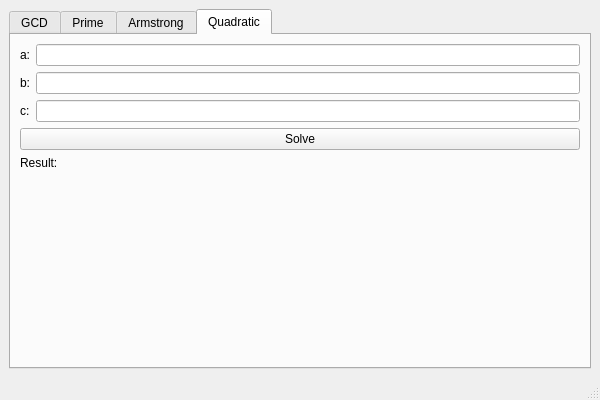
<?xml version="1.0" encoding="UTF-8"?>
<ui version="4.0">
 <class>MainWindow</class>
 <widget class="QMainWindow" name="MainWindow">
  <property name="geometry">
   <rect>
    <x>0</x>
    <y>0</y>
    <width>600</width>
    <height>400</height>
   </rect>
  </property>
  <property name="windowTitle">
   <string>Math Utilities</string>
  </property>
  <widget class="QWidget" name="centralwidget">
   <layout class="QVBoxLayout" name="verticalLayout">
    <item>
     <widget class="QTabWidget" name="tabWidget">
      <property name="currentIndex">
       <number>3</number>
      </property>
      <widget class="QWidget" name="tabGcd">
       <attribute name="title">
        <string>GCD</string>
       </attribute>
       <layout class="QFormLayout" name="formLayout_gcd">
        <item row="0" column="0">
         <widget class="QLabel" name="label_a_gcd">
          <property name="text">
           <string>a:</string>
          </property>
         </widget>
        </item>
        <item row="0" column="1">
         <widget class="QLineEdit" name="edit_a_gcd"/>
        </item>
        <item row="1" column="0">
         <widget class="QLabel" name="label_b_gcd">
          <property name="text">
           <string>b:</string>
          </property>
         </widget>
        </item>
        <item row="1" column="1">
         <widget class="QLineEdit" name="edit_b_gcd"/>
        </item>
        <item row="2" column="0" colspan="2">
         <widget class="QPushButton" name="btnComputeGcd">
          <property name="text">
           <string>Compute GCD</string>
          </property>
         </widget>
        </item>
        <item row="3" column="0" colspan="2">
         <widget class="QLabel" name="labelResultGcd">
          <property name="text">
           <string>Result:</string>
          </property>
         </widget>
        </item>
       </layout>
      </widget>
      <widget class="QWidget" name="tabPrime">
       <attribute name="title">
        <string>Prime</string>
       </attribute>
       <layout class="QFormLayout" name="formLayout_prime">
        <item row="0" column="0">
         <widget class="QLabel" name="label_n_prime">
          <property name="text">
           <string>n:</string>
          </property>
         </widget>
        </item>
        <item row="0" column="1">
         <widget class="QLineEdit" name="edit_n_prime"/>
        </item>
        <item row="1" column="0" colspan="2">
         <widget class="QPushButton" name="btnCheckPrime">
          <property name="text">
           <string>Check Prime</string>
          </property>
         </widget>
        </item>
        <item row="2" column="0" colspan="2">
         <widget class="QLabel" name="labelResultPrime">
          <property name="text">
           <string>Result:</string>
          </property>
         </widget>
        </item>
       </layout>
      </widget>
      <widget class="QWidget" name="tabArmstrong">
       <attribute name="title">
        <string>Armstrong</string>
       </attribute>
       <layout class="QFormLayout" name="formLayout_armstrong">
        <item row="0" column="0">
         <widget class="QLabel" name="label_start_arm">
          <property name="text">
           <string>Start:</string>
          </property>
         </widget>
        </item>
        <item row="0" column="1">
         <widget class="QLineEdit" name="edit_start_arm"/>
        </item>
        <item row="1" column="0">
         <widget class="QLabel" name="label_end_arm">
          <property name="text">
           <string>End:</string>
          </property>
         </widget>
        </item>
        <item row="1" column="1">
         <widget class="QLineEdit" name="edit_end_arm"/>
        </item>
        <item row="2" column="0" colspan="2">
         <widget class="QPushButton" name="btnFindArmstrong">
          <property name="text">
           <string>Find Armstrong</string>
          </property>
         </widget>
        </item>
        <item row="3" column="0" colspan="2">
         <widget class="QTextEdit" name="textResultArmstrong">
          <property name="readOnly">
           <bool>true</bool>
          </property>
         </widget>
        </item>
       </layout>
      </widget>
      <widget class="QWidget" name="tabQuadratic">
       <attribute name="title">
        <string>Quadratic</string>
       </attribute>
       <layout class="QFormLayout" name="formLayout_quad">
        <item row="0" column="0">
         <widget class="QLabel" name="label_a_quad">
          <property name="text">
           <string>a:</string>
          </property>
         </widget>
        </item>
        <item row="0" column="1">
         <widget class="QLineEdit" name="edit_a_quad"/>
        </item>
        <item row="1" column="0">
         <widget class="QLabel" name="label_b_quad">
          <property name="text">
           <string>b:</string>
          </property>
         </widget>
        </item>
        <item row="1" column="1">
         <widget class="QLineEdit" name="edit_b_quad"/>
        </item>
        <item row="2" column="0">
         <widget class="QLabel" name="label_c_quad">
          <property name="text">
           <string>c:</string>
          </property>
         </widget>
        </item>
        <item row="2" column="1">
         <widget class="QLineEdit" name="edit_c_quad"/>
        </item>
        <item row="3" column="0" colspan="2">
         <widget class="QPushButton" name="btnSolveQuad">
          <property name="text">
           <string>Solve</string>
          </property>
         </widget>
        </item>
        <item row="4" column="0" colspan="2">
         <widget class="QLabel" name="labelResultQuad">
          <property name="text">
           <string>Result:</string>
          </property>
         </widget>
        </item>
       </layout>
      </widget>
     </widget>
    </item>
   </layout>
  </widget>
  <widget class="QMenuBar" name="menubar">
   <property name="geometry">
    <rect>
     <x>0</x>
     <y>0</y>
     <width>600</width>
     <height>30</height>
    </rect>
   </property>
  </widget>
  <widget class="QStatusBar" name="statusbar"/>
 </widget>
 <resources/>
 <connections/>
</ui>
